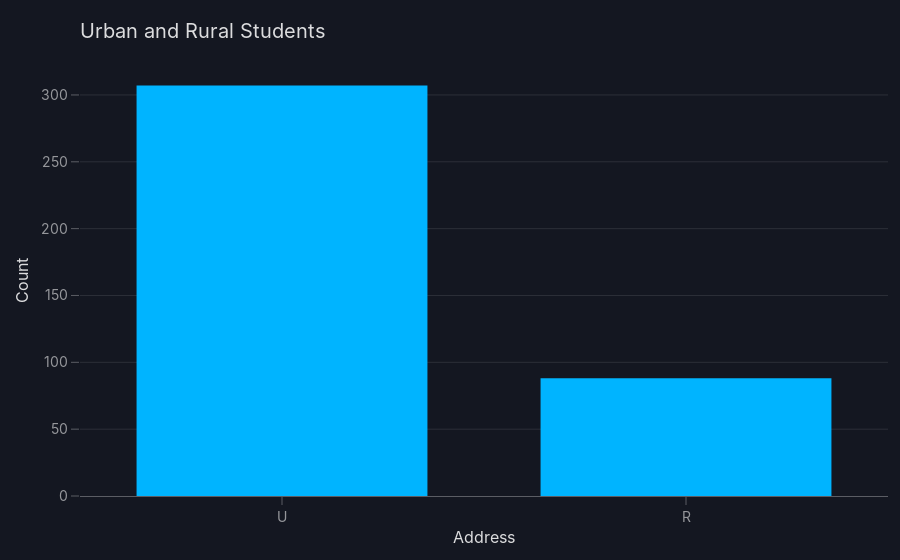

Here is the notebook cell this chart was saved with:
### Code cell
import plotly.express as px

# Assuming 'student' is your DataFrame and 'address' is a column in it
# Make sure you've imported and loaded the data correctly before using it

# Create a countplot using Plotly Express
fig = px.histogram(student, x='address', title='Urban and Rural Students')

# Customize the layout
fig.update_layout(
    xaxis_title='Address',
    yaxis_title='Count',
    font=dict(size=20)  # Adjust font size for title and labels
)

# Show the plot
fig.show()

### Figure 1 — Plotly figure (JSON) as saved in the notebook; plotly's stock layout.template omitted (floating-point values rounded to 4 significant figures; data arrays with more than 128 entries replaced by an {"elided": "..."} marker saying what was removed)
{"data": [{"alignmentgroup": "True", "bingroup": "x", "hovertemplate": "address=%{x}<br>count=%{y}<extra></extra>", "legendgroup": "", "marker": {"color": "#00b4ff", "pattern": {"shape": ""}}, "name": "", "offsetgroup": "", "orientation": "v", "showlegend": false, "type": "histogram", "x": {"elided": "395 str values"}, "xaxis": "x", "yaxis": "y"}], "layout": {"barmode": "relative", "font": {"size": 20}, "legend": {"tracegroupgap": 0}, "title": {"text": "Urban and Rural Students"}, "xaxis": {"anchor": "y", "domain": [0, 1], "title": {"text": "Address"}}, "yaxis": {"anchor": "x", "domain": [0, 1], "title": {"text": "Count"}}}}
